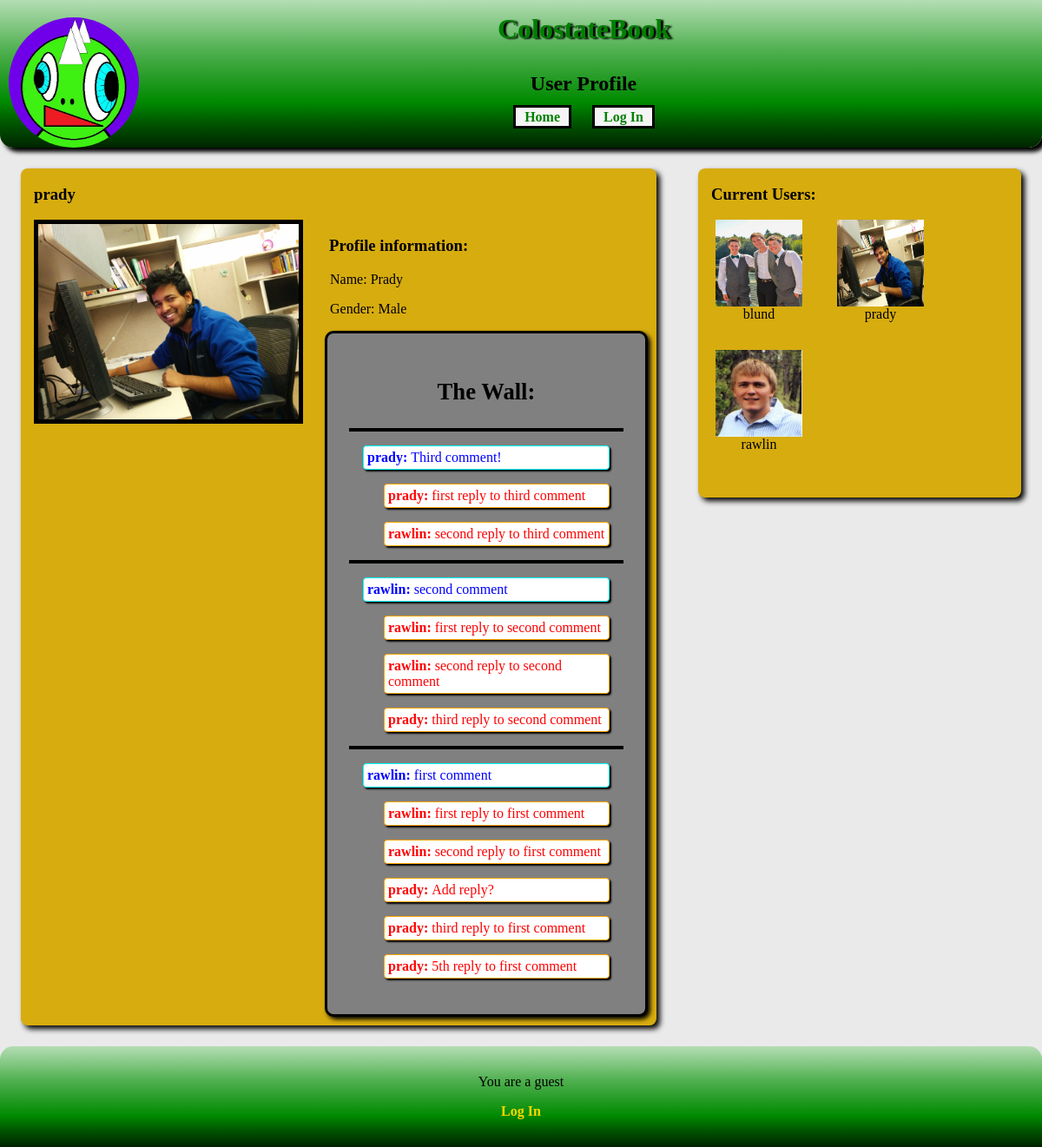
The page /profile.php?uname=prady on the database its author committed.
### tables this page shows
CREATE TABLE users (username varchar(255) unique primary key, password varchar(255), name varchar(255), gender varchar(6), phone varchar(20), email varchar(255), admin boolean, pictureLocation varchar(255) , bio varchar(255));

CREATE TABLE communications (id INTEGER PRIMARY KEY autoincrement, messageType varchar(8), sender varchar(255), reciever varchar(255), time timestamp, message varchar(500), repliedToID INTEGER,FOREIGN KEY (sender) references users(username), FOREIGN key (reciever) references users(username), FOREIGN KEY (repliedToID) references communications(id));

### helpers.php (called while the page is built, shortened)
<?php
include_once "post.php";
function makeNewUser($uname, $pass, $name, $sex, $number, $mail, $privileges, $picture, $friends, $pending, $bio) {
	$u = new User();
	$u->username = $uname;
	$u->passwd  = $pass;
	$u->name  = $name;
	$u->gender = $sex;
	$u->phone  = $number;
	$u->email  = $mail;
	$u->admin  = $privileges;
	$u->pic = $picture;
	$u->friends = $friends;
	$u->pending = $pending;
	$u->bio = $bio;
	return $u;
}
function readUsers() {
	$q = new Querries();
	$db = $q->getDB();
	$array = $db->query($q->GET_ALL_USER_NAMES);
	$retVal=array();
  	while($res = $array->fetchArray())
	{
		$user = getUser($res["username"]);
        	array_push($retVal, $user);
        }
	return $retVal;
}
function getUser($uname) {
	$q = new Querries();
	$db = $q->getDB();
	$array = $db->query(sprintf($q->GET_USER, $uname));
	$res = $array->fetchArray();
  	$user = makeNewUser($res["username"],$res["password"],$res["name"],$res["gender"],$res["phone"],$res["email"],$res["admin"],$res["pictureLocation"], array(), array(), $res["bio"]);
	$user->friends = getFriends($uname);
	$user->pending = getRequests($uname);
	return $user;
}
function getUserSummary($username) {
	return getUser($username)->bio;
}
function getFriends($uname){
	if($uname == 'guest') return array();
	$q = new Querries();
	$db = $q->getDB();
	$array = $db->query(sprintf($q->GET_USER_FRIENDS, $uname));
	$friends=array();
	while($res = $array->fetchArray())
	{
		$user = $res["friend"];
		array_push($friends,$user);
	}
	return $friends;
}
function getRequestUsers($uname){
	$q = new Querries();
	$db = $q->getDB();
	$array = $db->query(sprintf($q->GET_PENDING_REQUESTS, $uname));
	$requests=array();
	return $requests;
}
function getRequests($uname)
{
	$requests = array();
	foreach(getRequestUsers($uname) as $usr){
		$requests[$usr->username]=$usr->username;
	}
	return $requests;
}
function isPendingUser($username) {
	$q= new Querries();
	$db = $q->getDB();
	$res = $db->query(sprintf($q->IS_PENDING_USER, $username));
	if(!($res instanceof Sqlite3Result))
	{
		return false;
	}
	else {
		$array = $res->fetchArray();
		if ($array) {
			return true;
		}
		else {
			return false;
		}
	}
}
function getPostsOnUserWall($user)
{
	$q = new Querries();
	$db = $q->getDB();
	$array = $db->query(sprintf($q->GET_COMMENTS_ON_USER_WALL, $user->username));
	$posts = array();
	while($res = $array->fetchArray())
	{
		$topLevelPost = new Post($res['id'],$res["messageType"], $res["sender"], $res["reciever"], $res["time"],$res["message"],"");
		array_push($posts,$topLevelPost);
	}
	return $posts;
}
function sortWallPosts($posts)
{
	for($i=0; $i<count($posts); ++$i)
	{
	    if($posts[$i]->repliedTo=="")
	    {
		$indexOfLowest=0;
		while($indexOfLowest!=-1)
		{
			$indexOfLowest=-1;
			for($j=0; $j<count($posts); ++$j)
			{
				if($posts[$j]->repliedTo==$posts[$j] and ($indexOfLowest==-1 or $posts[$j]->Id < $posts[$indexOfLowest]->Id))
				{
					$indexOfLowest=$j;
				}
			}
		}
		unset($posts[$i]);
		$posts=array_values($posts);
		--$i;
	    }
	}
}
?>

### post.php (called while the page is built, shortened)
<?php
class Post
{
	function Post($Id, $messageType, $sender, $reciever, $timeStamp, $message, $repliedTo)
	{
		$this->messageType = $messageType;
 		$this->sender=$sender;
		$this->message=$message;
		$this->repliedTo=$repliedTo;
	}
}
?>

### profile.php (the view, shortened to what this page needs)
<?php
include 'header.php';
include 'nav.php';
$uname = "";
if (isset($_GET['uname'])) {
	$uname = $_GET['uname'];
}
$user = getUser($uname);
$userSummary = getUserSummary($uname);
?>
<?php if (!is_null($user)) {?>
<div class="wrapper">
	<div class="left">
<?php
echo "<h3>$uname</h3>";
 ?>
<img class="prof_pic" src="<?php echo $user->pic; ?>" alt="Photo of <?php echo $user->name?>" />
<div id="profile_info">
	<h3>Profile information:</h3>
	<p>Name: <?php echo ' ' . $user->name ?></p>
	<p>Gender: <?php echo ' ' . $user->gender ?></p>
<div id="wall">
	<h3>The Wall:</h3>
		<?php
			$user = getUser($uname);
			$posts=getPostsOnUserWall($user);
			$first=TRUE;
			foreach($posts as $post)
			{
				if($post->messageType=='NEW')
				{
					if(!$first)
					{
						echo "</div>";
					}
					else
					{
						$first=FALSE;
					}
					echo "<div class=\"wallPost\">";
				}
				$class=$post->messageType == 'REPLY' ? "reply" : "comment";
				echo"<p id=\"$class\"><b>$post->sender:     </b>$post->message</p>";
			}
		?>
</div>
</div>
</div>
</div>
<?php include 'userList.php'; ?>
</div>
<?php } else {
	?>
	<p>ERROR: No user profile was specified.</p>
<?php } ?>
<?php include 'footer.php'; ?>

### userList.php (shortened to what this page needs)
<div class="users">
	<div id="friends">
	<h3>Current Users:</h3>
	<?php
	$users = readUsers();
	foreach($users as $u){
		if (!isPendingUser($u->username)) {
		$uname = $u->username;
		$picture = $u->pic;
		if(!in_array($u->username, getFriends($_SESSION['username']))){?>
		<div class="user">
			<?php echo '<a href="profile.php?uname='.$uname.'"><img class="thumbnails" src="'.$picture.'" alt="user1" /></a>'; ?>
			<?php echo $uname ?>
		</div>
	<?php
	}
	}
	}
	?>
	</div>
</div>

### style.css (style rules this page uses)
a { text-decoration: none; }
h3 { margin-left:15px; }
p { margin:1em; color: black; }
html { min-height:530px; }
body { padding:0px; margin:0px; width:100%; height:100%; font-family:Times; background-color: #EAEAEA; }
img.thumbnails { width: 100px; height: 100px; margin-left: auto; margin-right:auto; display:block; }
.user { width: 140px; height: 150px; text-align: center; float:left; overflow:auto; }
img.prof_pic { width:300px; float: left; display: block; margin-left: 15px; margin-right:15px; margin-bottom:15px; border: solid 5px; }
.wrapper { width:100%; height:70%; }
.left { width:61%; margin:2%; background-color:#D7AC0F; float: left; overflow: auto; border-radius: 8px; box-shadow: 4px 4px 6px; }
.users { width:31%; margin:2%; padding-bottom:20px; background-color:#D7AC0F; float:left; overflow: auto; border-radius: 8px; box-shadow: 4px 4px 6px; }
a:link { font-weight: bold; color: gold; }
#profile_info { overflow: auto; }
#friends { width: 100%; float:left; }
#wall { margin: 10px; border: 3px solid black; background-color: grey; padding: 25px; border-radius: 10px; box-shadow: 3px 3px 5px; }
#wall h3 { margin-left: 0px; font-size: 20pt; text-align: center; }
.wallPost { border-top: 4px solid black; overflow: auto; }
#comment { background-color: white; color: blue; border: 1px solid cyan; border-radius: 4px; box-shadow: 2px 2px 2px 0px black; padding: 4px; }
#reply { color: red; margin-left: 40px; background-color: white; border: 1px solid orange; border-radius: 4px; box-shadow: 2px 2px 2px 0px black; padding: 4px; }

### rows shown on the page
users: username "prady", pictureLocation (picture), name "Prady", gender "Male", uname "prady"
communications: sender "prady", message "Third comment!"
communications: sender "prady", message "first reply to third comment"
communications: sender "rawlin", message "second reply to third comment"
communications: sender "rawlin", message "second comment"
communications: sender "rawlin", message "first reply to second comment"
communications: sender "rawlin", message "second reply to second comment"
communications: sender "prady", message "third reply to second comment"
communications: sender "rawlin", message "first comment"
communications: sender "rawlin", message "first reply to first comment"
communications: sender "rawlin", message "second reply to first comment"
communications: sender "prady", message "Add reply?"
communications: sender "prady", message "third reply to first comment"
communications: sender "prady", message "5th reply to first comment"
users: pictureLocation (picture), uname "blund"
users: pictureLocation (picture), uname "rawlin"

### other values the page prints
$pageTitle "User Profile"
$status "Log In"
